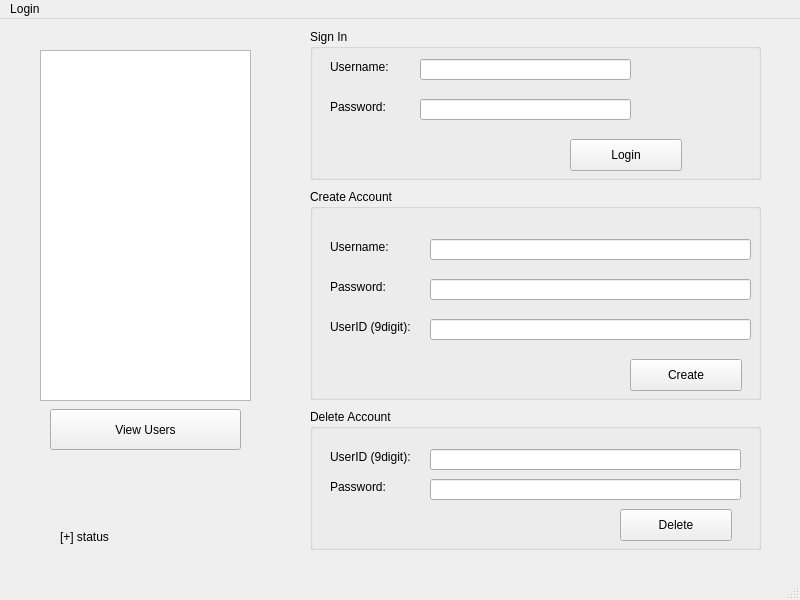
<?xml version="1.0" encoding="UTF-8"?>
<ui version="4.0">
 <class>MainWindow</class>
 <widget class="QMainWindow" name="MainWindow">
  <property name="geometry">
   <rect>
    <x>0</x>
    <y>0</y>
    <width>800</width>
    <height>600</height>
   </rect>
  </property>
  <property name="windowTitle">
   <string>MainWindow</string>
  </property>
  <widget class="QWidget" name="centralwidget">
   <widget class="QLabel" name="label">
    <property name="geometry">
     <rect>
      <x>60</x>
      <y>510</y>
      <width>221</width>
      <height>16</height>
     </rect>
    </property>
    <property name="text">
     <string>[+] status</string>
    </property>
   </widget>
   <widget class="QGroupBox" name="groupBox">
    <property name="geometry">
     <rect>
      <x>310</x>
      <y>10</y>
      <width>451</width>
      <height>151</height>
     </rect>
    </property>
    <property name="title">
     <string>Sign In </string>
    </property>
    <widget class="QLabel" name="label_2">
     <property name="geometry">
      <rect>
       <x>20</x>
       <y>30</y>
       <width>71</width>
       <height>16</height>
      </rect>
     </property>
     <property name="text">
      <string>Username:</string>
     </property>
    </widget>
    <widget class="QLabel" name="label_3">
     <property name="geometry">
      <rect>
       <x>20</x>
       <y>70</y>
       <width>61</width>
       <height>16</height>
      </rect>
     </property>
     <property name="text">
      <string>Password:</string>
     </property>
    </widget>
    <widget class="QLineEdit" name="lineEdit_username">
     <property name="geometry">
      <rect>
       <x>110</x>
       <y>30</y>
       <width>211</width>
       <height>21</height>
      </rect>
     </property>
    </widget>
    <widget class="QLineEdit" name="lineEdit_password">
     <property name="geometry">
      <rect>
       <x>110</x>
       <y>70</y>
       <width>211</width>
       <height>21</height>
      </rect>
     </property>
     <property name="echoMode">
      <enum>QLineEdit::Password</enum>
     </property>
    </widget>
    <widget class="QPushButton" name="pushButton">
     <property name="geometry">
      <rect>
       <x>260</x>
       <y>110</y>
       <width>112</width>
       <height>32</height>
      </rect>
     </property>
     <property name="text">
      <string>Login</string>
     </property>
    </widget>
   </widget>
   <widget class="QGroupBox" name="groupBox_2">
    <property name="geometry">
     <rect>
      <x>310</x>
      <y>170</y>
      <width>451</width>
      <height>211</height>
     </rect>
    </property>
    <property name="title">
     <string>Create Account</string>
    </property>
    <widget class="QLabel" name="label_4">
     <property name="geometry">
      <rect>
       <x>20</x>
       <y>50</y>
       <width>71</width>
       <height>16</height>
      </rect>
     </property>
     <property name="text">
      <string>Username:</string>
     </property>
    </widget>
    <widget class="QLabel" name="label_5">
     <property name="geometry">
      <rect>
       <x>20</x>
       <y>90</y>
       <width>71</width>
       <height>16</height>
      </rect>
     </property>
     <property name="text">
      <string>Password:</string>
     </property>
    </widget>
    <widget class="QLabel" name="label_6">
     <property name="geometry">
      <rect>
       <x>20</x>
       <y>130</y>
       <width>101</width>
       <height>16</height>
      </rect>
     </property>
     <property name="text">
      <string>UserID (9digit):</string>
     </property>
    </widget>
    <widget class="QLineEdit" name="lineEdit_username1">
     <property name="geometry">
      <rect>
       <x>120</x>
       <y>50</y>
       <width>321</width>
       <height>21</height>
      </rect>
     </property>
    </widget>
    <widget class="QLineEdit" name="lineEdit_password1">
     <property name="geometry">
      <rect>
       <x>120</x>
       <y>90</y>
       <width>321</width>
       <height>21</height>
      </rect>
     </property>
     <property name="echoMode">
      <enum>QLineEdit::Password</enum>
     </property>
    </widget>
    <widget class="QLineEdit" name="lineEdit_userID">
     <property name="geometry">
      <rect>
       <x>120</x>
       <y>130</y>
       <width>321</width>
       <height>21</height>
      </rect>
     </property>
    </widget>
    <widget class="QPushButton" name="pushButton_2">
     <property name="geometry">
      <rect>
       <x>320</x>
       <y>170</y>
       <width>112</width>
       <height>32</height>
      </rect>
     </property>
     <property name="text">
      <string>Create</string>
     </property>
    </widget>
   </widget>
   <widget class="QGroupBox" name="groupBox_3">
    <property name="geometry">
     <rect>
      <x>310</x>
      <y>390</y>
      <width>451</width>
      <height>141</height>
     </rect>
    </property>
    <property name="title">
     <string>Delete Account</string>
    </property>
    <widget class="QLineEdit" name="lineEdit_userID1">
     <property name="geometry">
      <rect>
       <x>120</x>
       <y>40</y>
       <width>311</width>
       <height>21</height>
      </rect>
     </property>
    </widget>
    <widget class="QPushButton" name="pushButton_3">
     <property name="geometry">
      <rect>
       <x>310</x>
       <y>100</y>
       <width>112</width>
       <height>32</height>
      </rect>
     </property>
     <property name="text">
      <string>Delete</string>
     </property>
    </widget>
    <widget class="QLineEdit" name="lineEdit_password2">
     <property name="geometry">
      <rect>
       <x>120</x>
       <y>70</y>
       <width>311</width>
       <height>21</height>
      </rect>
     </property>
     <property name="echoMode">
      <enum>QLineEdit::Password</enum>
     </property>
    </widget>
    <widget class="QLabel" name="label_7">
     <property name="geometry">
      <rect>
       <x>20</x>
       <y>40</y>
       <width>101</width>
       <height>16</height>
      </rect>
     </property>
     <property name="text">
      <string>UserID (9digit):</string>
     </property>
    </widget>
    <widget class="QLabel" name="label_8">
     <property name="geometry">
      <rect>
       <x>20</x>
       <y>70</y>
       <width>71</width>
       <height>16</height>
      </rect>
     </property>
     <property name="text">
      <string>Password:</string>
     </property>
    </widget>
   </widget>
   <widget class="QTableView" name="tableView">
    <property name="geometry">
     <rect>
      <x>40</x>
      <y>31</y>
      <width>211</width>
      <height>351</height>
     </rect>
    </property>
   </widget>
   <widget class="QPushButton" name="pushButton_4">
    <property name="geometry">
     <rect>
      <x>50</x>
      <y>390</y>
      <width>191</width>
      <height>41</height>
     </rect>
    </property>
    <property name="text">
     <string>View Users</string>
    </property>
   </widget>
  </widget>
  <widget class="QMenuBar" name="menubar">
   <property name="geometry">
    <rect>
     <x>0</x>
     <y>0</y>
     <width>800</width>
     <height>22</height>
    </rect>
   </property>
   <widget class="QMenu" name="menu3307">
    <property name="title">
     <string>Login </string>
    </property>
   </widget>
   <addaction name="menu3307"/>
  </widget>
  <widget class="QStatusBar" name="statusbar"/>
 </widget>
 <resources/>
 <connections/>
</ui>
